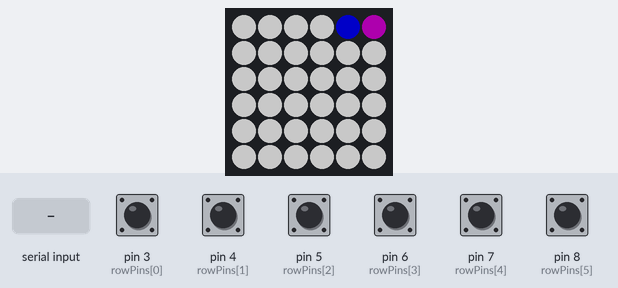
A sketch run on a simulated Arduino Leonardo, built with avr-gcc and run on an emulated ATmega32U4. On the bench: 6×6 RGB LED matrix (first LED top left, wired row by row). The inputs (shaded band) are chosen by the test bench; at power-on: pin 3 (rowPins[0]), pin 4 (rowPins[1]), pin 5 (rowPins[2]), pin 6 (rowPins[3]), pin 7 (rowPins[4]), pin 8 (rowPins[5]) HIGH. Dim RGB values are drawn brighter than linear; USB keyboard and mouse output is not drawn.

Above: at 2.0 s.
2.1 s: pin 8 (rowPins[5]) pulled LOW for 0.15 s
At 2.26 s:
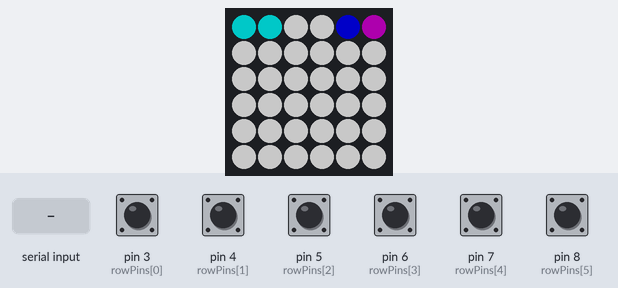
2.8 s: "<RUMBLE,150>" received over Serial
At 2.91 s:
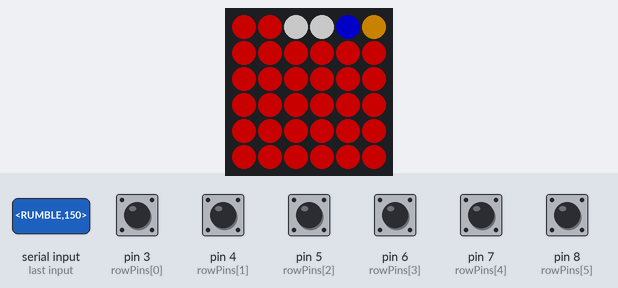
4.5 s: pin 3 (rowPins[0]) pulled LOW for 0.15 s
At 4.51 s:
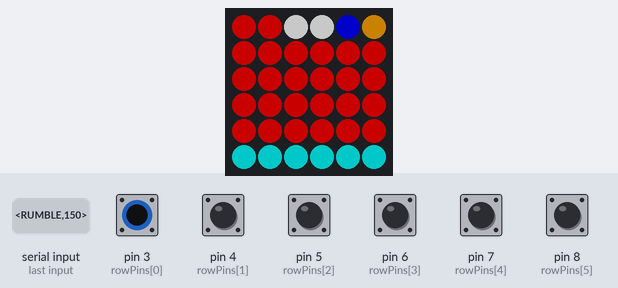
5.2 s: pin 8 (rowPins[5]) pulled LOW for 1 s
At 5.21 s:
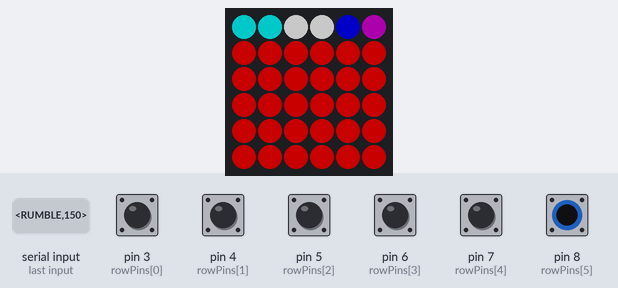
6.8 s: "<SYNC,1>" received over Serial
At 7.2 s:
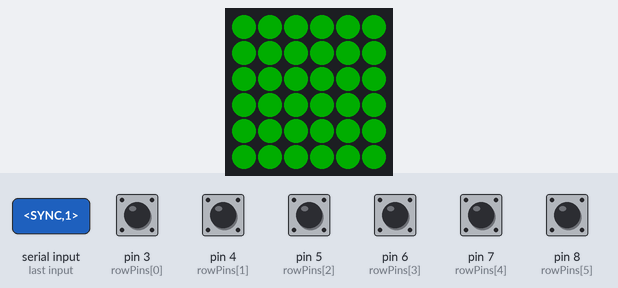
8.3 s: "<FLASH,150>" received over Serial
At 8.45 s:
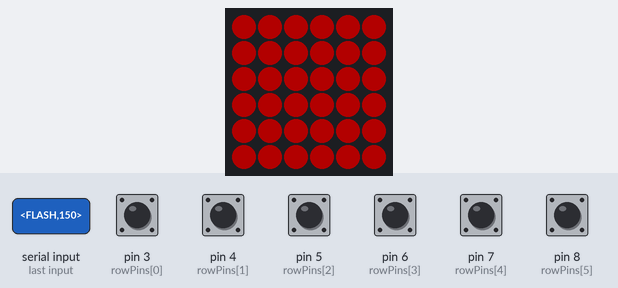

The sketch:

2283USB_Launchpad.ino
```cpp
#include <FastLED.h>
#include <Joystick.h>
#include <EEPROM.h>

Joystick_ Joystick;
#define NUM_LEDS 36
#define DATA_PIN 2
CRGB leds[NUM_LEDS];

const byte ROWS = 6;
const byte COLS = 6;

byte rowPins[ROWS] = {3,4,5,6,7,8};
byte colPins[COLS] = {A0,15,14,16,10,9};

unsigned long previousMillis = 0;
int count = 0;

// --- STATE VARIABLES ---
int currentProfile = 0; // 0 for Profile A, 1 for Profile B
int animationState = 0; // 0 = Custom Profile, 1 = Shooting Star, 2 = White, 3 = Black
int brightness = 100;
int currentRumble = 0;  // 0 = off, 1-100 = intensity

// Stored colors for 32 buttons across 2 profiles.
CRGB profileColors[2][32];

// Serial reading variables
const byte numChars = 32;
char receivedChars[numChars];
boolean newData = false;

int lastButtonState[6][6] = {{0,0,0,0,0,0}, {0,0,0,0,0,0}, {0,0,0,0,0,0}, {0,0,0,0,0,0}, {0,0,0,0,0,0}, {0,0,0,0,0,0}};

int buttonIDs[6][6] = {{0,6,12,18,24,30},
                       {1,7,13,19,25,31},
                       {2,8,14,20,26,32},
                       {3,9,15,21,27,33},
                       {4,10,16,22,28,34},
                       {5,11,17,23,29,35}};

int ledIDs[6][6] =    {{35,34,33,32,31,30},
                       {24,25,26,27,28,29},
                       {23,22,21,20,19,18},
                       {12,13,14,15,16,17},
                       {11,10,9,8,7,6},
                       {0,1,2,3,4,5}};

void loadFromEEPROM() {
  // EEPROM Address mapping: 0-95 for Profile 0, 100-195 for Profile 1
  for(int p = 0; p < 2; p++) {
    int startAddr = p * 100;
    for(int i = 0; i < 32; i++) {
      profileColors[p][i].r = EEPROM.read(startAddr + (i*3));
      profileColors[p][i].g = EEPROM.read(startAddr + (i*3) + 1);
      profileColors[p][i].b = EEPROM.read(startAddr + (i*3) + 2);
    }
  }
}

void saveToEEPROM() {
  for(int p = 0; p < 2; p++) {
    int startAddr = p * 100;
    for(int i = 0; i < 32; i++) {
      EEPROM.update(startAddr + (i*3), profileColors[p][i].r);
      EEPROM.update(startAddr + (i*3) + 1, profileColors[p][i].g);
      EEPROM.update(startAddr + (i*3) + 2, profileColors[p][i].b);
    }
  }
}

void startupBurst() {
  // A shockwave of colors: White core, Cyan middle, Blue edge fading to black
  CRGB waveColors[4] = {CRGB::White, CRGB::Cyan, CRGB::Blue, CRGB::Black};

  FastLED.clear();
  FastLED.show();
  delay(200); // Brief pause before the burst

  // 6 steps allows the wave to fully expand and fade out
  for(int step = 0; step < 6; step++) {
    for (int r = 0; r < 6; r++) {
      for (int c = 0; c < 6; c++) {
        // Calculate which "Ring" the current LED is in (0=center, 1=middle, 2=outer)
        int rDist = (r < 3) ? (2 - r) : (r - 3);
        int cDist = (c < 3) ? (2 - c) : (c - 3);
        int ring = max(rDist, cDist);

        // Calculate the color "age" for this specific ring
        int age = step - ring;
        if (age >= 0 && age < 4) {
           leds[ledIDs[r][c]] = waveColors[age];
        } else {
           leds[ledIDs[r][c]] = CRGB::Black;
        }
      }
    }
    FastLED.show();
    delay(100); // Speed of the ripple
  }
}

void setup() {
  for(int i = 0; i < ROWS; i++) pinMode(rowPins[i], INPUT_PULLUP);
  for(int i = 0; i < COLS; i++) pinMode(colPins[i], OUTPUT);

  FastLED.addLeds<WS2812B, DATA_PIN, GRB>(leds, NUM_LEDS);
  FastLED.setBrightness(brightness);

  Serial.begin(9600); // Web Serial Configurator
  Joystick.begin();

  loadFromEEPROM(); // Load saved colors on boot
  startupBurst();   // Fire the radial animation!
}

// Format: <SET,profile,id,r,g,b> or <SYNC> or <FLASH,r,g,b> or <RUMBLE,intensity>
void recvWithStartEndMarkers() {
    static boolean recvInProgress = false;
    static byte ndx = 0;
    char startMarker = '<';
    char endMarker = '>';
    char rc;
    while (Serial.available() > 0 && newData == false) {
        rc = Serial.read();
        if (recvInProgress == true) {
            if (rc != endMarker) {
                receivedChars[ndx] = rc;
                ndx++;
                if (ndx >= numChars) ndx = numChars - 1;
            } else {
                receivedChars[ndx] = '\0'; // terminate the string
                recvInProgress = false;
                ndx = 0;
                newData = true;
            }
        } else if (rc == startMarker) {
            recvInProgress = true;
        }
    }
}

void parseData() {
    if (newData == true) {
        char * strtokIndx;
        strtokIndx = strtok(receivedChars, ",");

        if(strcmp(strtokIndx, "SET") == 0) {
            int p = atoi(strtok(NULL, ","));
            int bID = atoi(strtok(NULL, ","));
            int r = atoi(strtok(NULL, ","));
            int g = atoi(strtok(NULL, ","));
            int b = atoi(strtok(NULL, ","));
            if(bID < 32 && p < 2) {
              profileColors[p][bID] = CRGB(r, g, b);
            }
        }
        else if (strcmp(strtokIndx, "SYNC") == 0) {
            saveToEEPROM();
            fill_solid(leds, NUM_LEDS, CRGB::Green);
            FastLED.show();
            delay(500);
        }
        else if (strcmp(strtokIndx, "FLASH") == 0) {
            int r = atoi(strtok(NULL, ","));
            int g = atoi(strtok(NULL, ","));
            int b = atoi(strtok(NULL, ","));
            fill_solid(leds, NUM_LEDS, CRGB(r,g,b));
            FastLED.show();
            delay(300); // Quick flash
        }
        else if (strcmp(strtokIndx, "RUMBLE") == 0) {
            currentRumble = atoi(strtok(NULL, ",")); // Read 0 to 100
            // Clamp value just in case
            if (currentRumble < 0) currentRumble = 0;
            if (currentRumble > 100) currentRumble = 100;
        }
        newData = false;
    }
}

void applyCurrentProfile() {
  for(int i = 0; i < COLS; i++){
    for(int j = 0; j < ROWS; j++){
      int bID = buttonIDs[i][j];
      int lID = ledIDs[j][i];
      if(bID < 32) {
        leds[lID] = profileColors[currentProfile][bID];
      }
    }
  }
}

void drawHardwareButtons() {
  for(int i = 0; i < COLS; i++){
    for(int j = 0; j < ROWS; j++){
      int bID = buttonIDs[i][j];
      int lID = ledIDs[j][i];

      if(bID == 32) leds[lID] = CRGB::White;      // Brightness Down
      else if(bID == 33) leds[lID] = CRGB::White; // Brightness Up
      else if(bID == 34) leds[lID] = CRGB::Blue;  // Animation Toggle
      else if(bID == 35) {                        // Profile Switch
         leds[lID] = (currentProfile == 0) ? CRGB::Purple : CRGB::Orange;
      }
    }
  }
}

void shootingStarAnimation(int red, int green, int blue, int tail_length, int delay_duration, int interval, int direction){
  unsigned long currentMillis = millis();
  if (currentMillis - previousMillis >= interval) {
    previousMillis = currentMillis;
    count = 0;
  }
  if (count < NUM_LEDS) {
      leds[count].setRGB(red, green, blue);
      count++;
  }
  fadeToBlackBy(leds, NUM_LEDS, tail_length);
  FastLED.show();
  delay(delay_duration);
}

void handleVisualRumble() {
  if (currentRumble <= 0) return; // Failsafe

  // 1. Map intensity (1 to 100) to FastLED Hue (192 to 0)
  // 192 = Purple, 96 = Green, 0 = Red
  byte currentHue = map(currentRumble, 1, 100, 192, 0);

  // Create the color using HSV (Hue, Saturation: 255, Value: 255)
  // Note: Value is 255 because FastLED.setBrightness() handles the actual dimming globally!
  CRGB rumbleColor = CHSV(currentHue, 255, 255);

  // 2. Blink Logic (Blinks faster as intensity increases)
  // Maps 1-100 intensity to a 400ms (slow) to 50ms (fast) blink delay
  int blinkSpeed = map(currentRumble, 1, 100, 400, 50);

  if ((millis() / blinkSpeed) % 2 == 0) {
    fill_solid(leds, NUM_LEDS, rumbleColor); // ON
  } else {
    fill_solid(leds, NUM_LEDS, CRGB::Black); // OFF
  }
}

void loop() {
  recvWithStartEndMarkers();
  parseData();

  // --- ANIMATION / RUMBLE OVERRIDES ---
  if (currentRumble > 0) {
    handleVisualRumble();
  }
  else if (animationState == 0) {
    applyCurrentProfile();
  } else if (animationState == 1) {
    shootingStarAnimation(0, 255, 255, 30, 20, 2000, 1);
  } else if (animationState == 2) {
    fill_solid(leds, NUM_LEDS, CRGB::White);
  } else if (animationState == 3) {
    fill_solid(leds, NUM_LEDS, CRGB::Black);
  }

  // Hardware buttons are drawn last so they overlay the rumble/animations!
  drawHardwareButtons();

  for(int i = 0; i < COLS; i++){
    digitalWrite(colPins[i], LOW);
    for(int j = 0; j < ROWS; j++){
      int currentButtonState = !digitalRead(rowPins[j]);
      int bID = buttonIDs[i][j];
      int lID = ledIDs[j][i];

      if(currentButtonState != lastButtonState[i][j]){

        // --- STANDARD BUTTONS ---
        if(bID < 32) {
          Joystick.setButton(bID, currentButtonState);
        }
        // --- HARDWARE CONTROLS ---
        else if (currentButtonState == 1) {
           if(bID == 32) { brightness = max(10, brightness - 20); FastLED.setBrightness(brightness); }
           else if(bID == 33) { brightness = min(255, brightness + 20); FastLED.setBrightness(brightness); }
           else if(bID == 34) { animationState = (animationState + 1) % 4; }
           else if(bID == 35) { currentProfile = !currentProfile; }
        }
        lastButtonState[i][j] = currentButtonState;
      }

      // Press Feedback (Turns pressed buttons Cyan)
      if(currentButtonState == 1 && bID < 32){
        leds[lID] = CRGB::Cyan;
      }
    }
    digitalWrite(colPins[i], HIGH);
  }
  FastLED.show();
}
```

Measured:
- after the input at 2.1 s, the LEDs: change at once (image 1)
- after the input at 2.8 s, the LEDs: first differ from a run without the input after 0.10 s (image 2)
- after the input at 4.5 s, the LEDs: change at once (image 3)
- after the input at 5.2 s, the LEDs: change at once (image 4)
- after the input at 6.8 s, the LEDs: change at once (image 5)
- after the input at 8.3 s, the LEDs: change at once (image 6)
- what the display in image 5 shows lasts 0.5 s, from 6.8 s to 7.3 s
